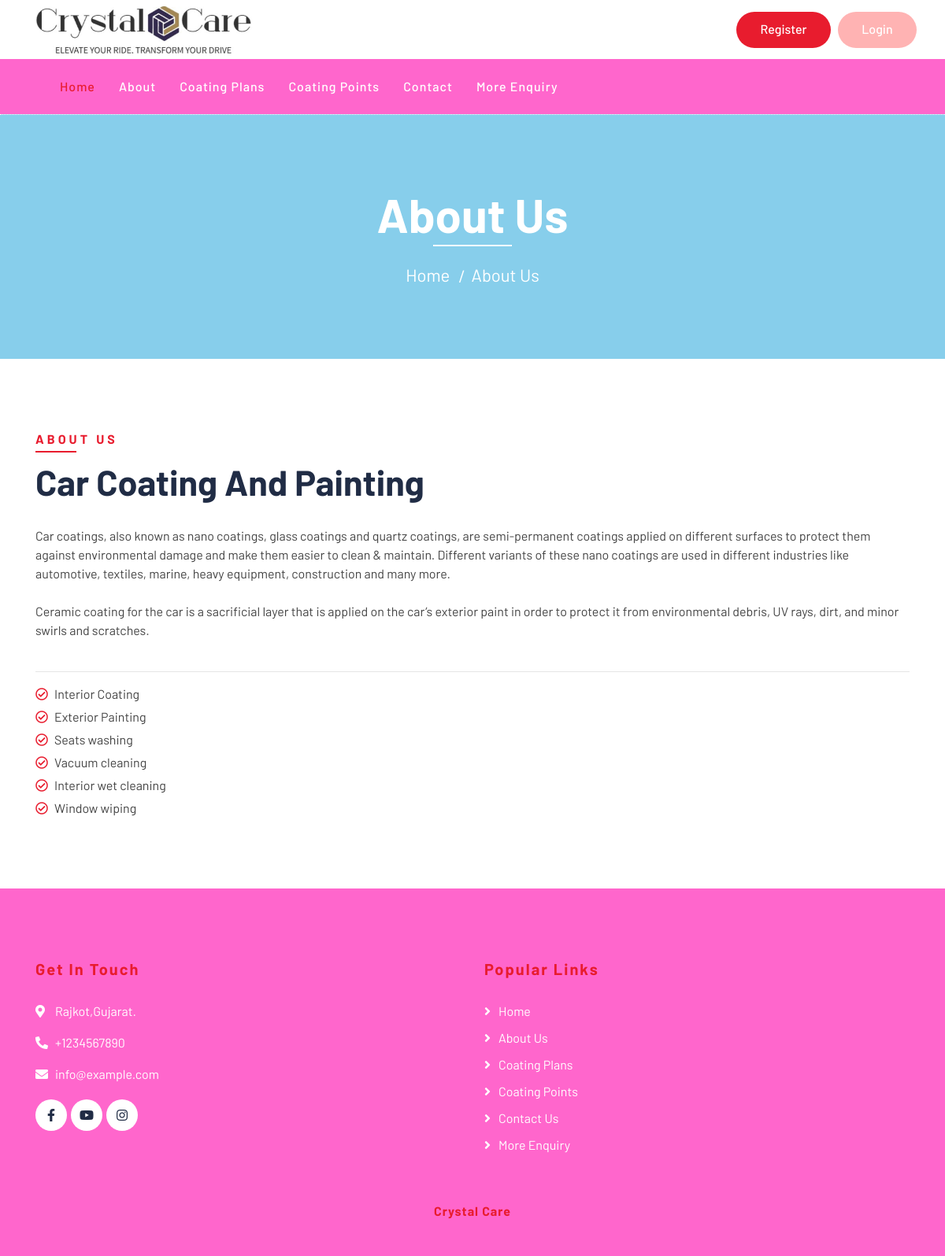
Page /about.php on the committed database.
### tables this page shows
CREATE TABLE `tblpages` (
  `id` int(11) NOT NULL,
  `type` varchar(255) DEFAULT '',
  `detail` longtext DEFAULT NULL,
  `openignHrs` varchar(255) DEFAULT NULL,
  `phoneNumber` bigint(20) DEFAULT NULL,
  `emailId` varchar(120) DEFAULT NULL
);

### about.php (the view, shortened to what this page needs)
<!DOCTYPE html>
<html lang="en">
    <head>
        <link href="https://stackpath.bootstrapcdn.com/bootstrap/4.4.1/css/bootstrap.min.css" rel="stylesheet">
        <link href="https://cdnjs.cloudflare.com/ajax/libs/font-awesome/5.10.0/css/all.min.css" rel="stylesheet">
        <link href="lib/flaticon/font/flaticon.css" rel="stylesheet">
        <link href="lib/animate/animate.min.css" rel="stylesheet">
        <link href="lib/owlcarousel/assets/owl.carousel.min.css" rel="stylesheet">
        <link href="css/style.css" rel="stylesheet">
    </head>
    <body>
<?php include_once('includes/header.php');?>
        <div class="k page-header">
            <div class="container">
                <div class="row">
                    <div class="col-12">
                        <h2>About Us</h2>
                    </div>
                    <div class="col-12">
                        <a href="index.php">Home</a>
                        <a href="about.php">About Us</a>
                    </div>
                </div>
            </div>
        </div>
        <div class="about">
            <div class="container">
                <div class="row align-items-center">
                    <div class="col-lg-12">
                        <div class="section-header text-left">
                            <p>About Us</p>
                            <h2>Car Coating And Painting</h2>
                        </div>
                        <div class="about-content">
                        <?php
$mysqli = new mysqli("localhost", "root", "", "ccms");
$sql = "SELECT * FROM tblpages WHERE type='aboutus'";
$result = $mysqli->query($sql);
if ($result) {
    while ($row = $result->fetch_object()) {
      ?>  <p>
        <?php   echo $row->detail; ?>
        </p>
                        <?php } } ?>
                        <hr />
                            <ul>
                                <li><i class="far fa-check-circle"></i>Interior Coating</li>
                                <li><i class="far fa-check-circle"></i>Exterior Painting</li>
                                <li><i class="far fa-check-circle"></i>Seats washing</li>
                                <li><i class="far fa-check-circle"></i>Vacuum cleaning</li>
                                <li><i class="far fa-check-circle"></i>Interior wet cleaning</li>
                                <li><i class="far fa-check-circle"></i>Window wiping</li>
                            </ul>
                        </div>
                    </div>
                </div>
            </div>
        </div>
<?php include_once('includes/footer.php');?>
    </body>
</html>

### includes/footer.php (shortened to what this page needs)
<div class="b footer">
            <div class="container">
                <div class="row">
                    <div class="col-lg-6 col-md-6">
                        <div class="footer-contact">
                            <h2>Get In Touch</h2>
                            <?php
    $mysqli = new mysqli("localhost", "root", "", "ccms");
$sql = "SELECT * FROM tblpages WHERE type='contact'";
$query = $mysqli->query($sql);
if ($query) {
    while ($result = $query->fetch_object()) {
?>
<p><i class="fa fa-map-marker-alt"></i><?php echo $result->detail; ?></p>
<p><i class="fa fa-phone-alt"></i>+<?php echo $result->phoneNumber; ?></p>
<p><i class="fa fa-envelope"></i><?php echo $result->emailId; ?></p>
<?php
    }
}
?>
                            <div class="footer-social">
                                <a class="btn" href="https://www.facebook.com/"><i class="fab fa-facebook-f"></i></a>
                                <a class="btn" href="https://www.youtube.com/"><i class="fab fa-youtube"></i></a>
                                <a class="btn" href="https://www.instagram.com/"><i class="fab fa-instagram"></i></a>
                            </div>
                        </div>
                    </div>
                    <div class="col-lg-5 col-md-6">
                        <div class="footer-link">
                            <h2>Popular Links</h2>
                              <a href="index.php">Home</a>
                            <a href="about.php">About Us</a>
                            <a href="coating-plans.php">Coating Plans</a>
                            <a href="location.php">Coating Points</a>
                            <a href="contact.php">Contact Us</a>
                            <a href="more-enquire.php">More Enquiry</a>
                        </div>
                    </div>
                </div>
            </div>
            <div class="container copyright">
                <p><a href="index.php">Crystal Care</a></p>
            </div>
        </div>

### css/style.css (style rules this page uses)
body { color: #444444; font-weight: 400; background: #ffffff; font-family: 'Barlow', sans-serif; }
h1, h2, h3, h4, h5, h6 { color: #202C45; }
a { color: #202C45; transition: .3s; }
.page-header { position: relative; margin-bottom: 45px; padding: 90px 0; text-align: center; background: #202C45; border-top: 1px dotted #ffffff; }
.page-header h2 { position: relative; color: #ffffff; font-size: 60px; font-weight: 700; margin-bottom: 20px; padding-bottom: 5px; }
.page-header h2::after { position: absolute; content: ""; width: 100px; height: 2px; left: calc(50% - 50px); bottom: 0; background: #ffffff; }
.page-header a { position: relative; padding: 0 12px; font-size: 22px; color: #ffffff; }
.page-header a::after { position: absolute; content: "/"; width: 8px; height: 8px; top: -2px; right: -7px; text-align: center; color: #ffffff; }
.page-header a:last-child::after { display: none; }
.section-header { position: relative; width: 100%; max-width: 700px; margin: 0 auto 45px auto; }
.section-header p { display: inline-block; margin-bottom: 10px; padding-bottom: 5px; position: relative; font-size: 16px; font-weight: 700; letter-spacing: 4px; text-transform: uppercase; color: #E81C2E; }
.section-header p::after { position: absolute; content: ""; width: 50%; height: 2px; left: 25%; bottom: 0; background: #E81C2E; }
.section-header.text-left p::after { left: 0; }
.section-header h2 { margin: 0; font-size: 45px; font-weight: 700; text-transform: capitalize; }
.about { position: relative; width: 100%; padding: 45px 0 15px 0; }
.about .section-header { margin-bottom: 30px; margin-left: 0; }
.about .about-content { margin-bottom: 30px; }
.about .about-content ul { margin: 0; padding: 0; list-style: none; margin-bottom: 25px; }
.about .about-content ul li { margin-bottom: 5px; }
.about .about-content ul li i { margin-right: 8px; color: #E81C2E; }
.footer { position: relative; margin-top: 45px; padding-top: 90px; background: #202C45; }
.footer .footer-contact, .footer .footer-link, .footer .footer-newsletter { position: relative; margin-bottom: 45px; color: #ffffff; }
.footer .footer-contact h2, .footer .footer-link h2, .footer .footer-newsletter h2 { margin-bottom: 30px; font-size: 20px; font-weight: 700; letter-spacing: 2px; color: #E81C2E; }
.footer .footer-link a { display: block; margin-bottom: 10px; color: #ffffff; transition: .3s; }
.footer .footer-link a::before { position: relative; content: "\f105"; font-family: "Font Awesome 5 Free"; font-weight: 900; margin-right: 10px; }
.footer .footer-contact p i { width: 25px; }
.footer .footer-social { position: relative; margin-top: 20px; display: flex; }
.footer .footer-social a { width: 40px; height: 40px; display: flex; align-items: center; justify-content: center; color: #202C45; background: #ffffff; border-radius: 40px; margin-right: 5px; transition: .5s; }
.footer .footer-social a:last-child { margin: 0; }
.footer .copyright { text-align: center; padding-top: 15px; padding-bottom: 45px; }
.footer .copyright p { margin: 0; color: #ffffff; }
.footer .copyright p a { color: #E81C2E; font-weight: 700; letter-spacing: 1px; }

### about.php (style rules this page uses)
.k { background-color:skyblue; }

### includes/footer.php (style rules this page uses)
.b { background-color:#ff66cc; }

### rows in the picture
tblpages: detail "Car coatings, also known as nano coatings, glass coatings and quartz coatings, are semi-permanent coatings applied on different surfaces to protect them against environmental damage and make them easier to clean & maintain. Different variants of these nano coatings are used in different industries like automotive, textiles, marine, heavy equipment, construction and many more. Ceramic coating for the car is a sacrificial layer that is applied on the car’s exterior paint in order to protect it from environmental debris, UV rays, dirt, and minor swirls and scratches."
tblpages: detail "Rajkot,Gujarat.", phoneNumber "1234567890", emailId "info@example.com"
